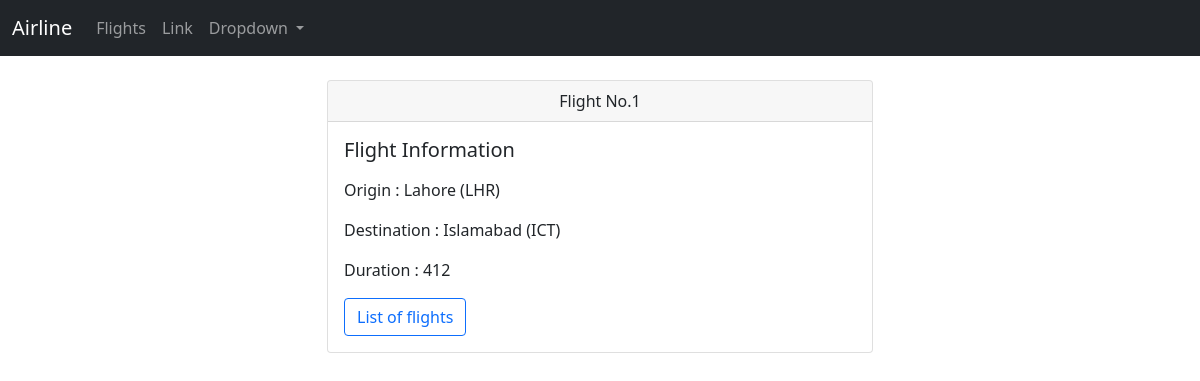
The page /flights/1 on the database its author committed.
### flights/models.py (models this page shows, shortened)
class Flight(models.Model):
  origin = models.ForeignKey(Airpot,on_delete=models.CASCADE,related_name="departures")
  destination = models.ForeignKey(Airpot,on_delete=models.CASCADE,related_name="arrivals")
  duration = models.IntegerField()

class Airpot(models.Model):
  code = models.CharField(max_length=3)
  city = models.CharField(max_length=64)
  def __str__(self):
      return f"{self.city} ({self.code})"

### flights/views.py (the view)
# urls.py: path('<int:flight_id>',views.show,name='show')
def show(request,flight_id):
  return render(request,'flights/show.html',{
    'flight': Flight.objects.get(pk=flight_id)
  })

### flights/templates/flights/show.html
{% extends "flights/layout.html" %}
{% block body %}
  <br>
  <div class="container">
    <div class="row d-flex justify-content-center">
      <div class="col-sm-6">
        <div class="card">
          <div class="card-header text-center">
            Flight No.{{ flight.id }}
          </div>
          <div class="card-body">
            <h5 class="card-title">Flight Information</h5>
            <p class="card-text">
              <p>Origin : {{ flight.origin }}</p>
              <p>Destination : {{ flight.destination }}</p>
              <p>Duration : {{ flight.duration }}</p>
            </p>
            <a href="{% url 'flights:index' %}" class="btn btn-outline-primary">List of flights</a>
          </div>
        </div>
      </div>
    </div>
  </div>
{% endblock %}

### rows shown on the page
Flight: id "1", origin "Lahore (LHR)", destination "Islamabad (ICT)", duration "412"
